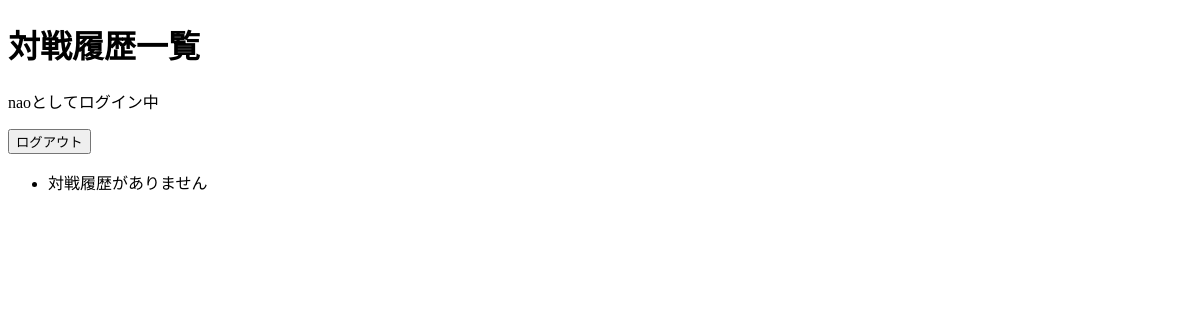
The page / (signed in) on the database as committed earlier.
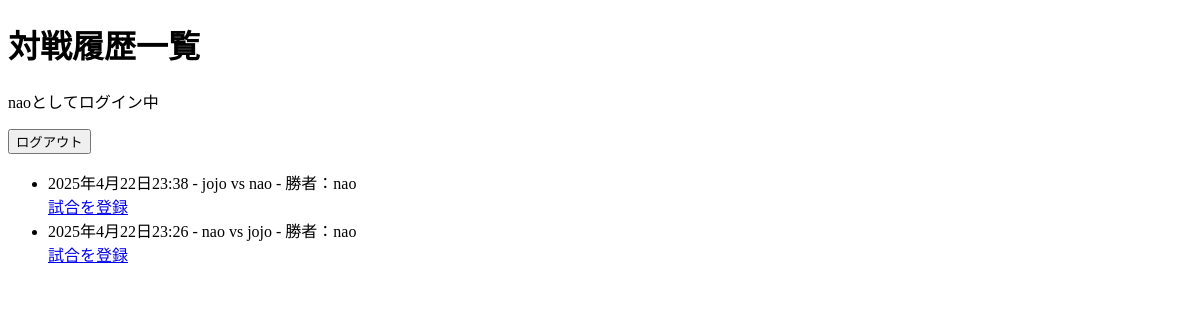
The same page on the database as committed later.
### core/models.py (models this page shows, shortened)
class CustomUser(AbstractUser):
    nickname = models.CharField(max_length=50, blank=True)
    def __str__(self):
        return self.username if not self.nickname else self.nickname

class Match(models.Model):
    player1 = models.ForeignKey(CustomUser, on_delete=models.CASCADE, related_name='player1_matches')
    player2 = models.ForeignKey(CustomUser, on_delete=models.CASCADE, related_name='player2_matches')
    winner = models.ForeignKey(CustomUser, on_delete=models.CASCADE, related_name='won_matches')
    game_type = models.ForeignKey(GameType, on_delete=models.CASCADE)
    date = models.DateTimeField(auto_now_add=True)

### core/views.py (the view)
# urls.py: path('', views.home, name='home'),
@login_required
def home(request):
    friend_ids = request.user.friends.values_list('friend__id', flat=True)
    relevant_user_ids = list(friend_ids) + [request.user.id]
    matches = Match.objects.filter(
        Q(player1__id__in=relevant_user_ids) | Q(player2__id__in=relevant_user_ids)
    ).order_by('-date')
    return render(request, 'home.html', {'matches': matches})

### core/templates/home.html (shortened to what this page needs)
<!DOCTYPE html>
<html>
    <head>
    </head>
    <body>
        <h1>対戦履歴一覧</h1>
        {% if user.is_authenticated %}
            <p>{{user.nickname}}としてログイン中</p>
            <form method="post" action="{% url 'logout' %}">
                <button type="submit">ログアウト</button>
            </form>
            <ul>
                {% for match in matches %}
                <li>
                    {{match.date}} - {{match.player1}} vs {{match.player2}} - 勝者：{{match.winner}}
                </li>
                <a href="{% url 'create_match' %}">試合を登録</a>
                {% empty %}
                <li>対戦履歴がありません</li>
                {% endfor %}
            </ul>
        {% endif %}
    </body>
</html>

Rows that differ between the two databases and show on the page:
added Match: date "2025年4月22日23:38", player1 "jojo", player2 "nao", winner "nao"
added Match: date "2025年4月22日23:26", player1 "nao", player2 "jojo", winner "nao"
Other text that changed with them:
text no longer shown: "対戦履歴がありません"
